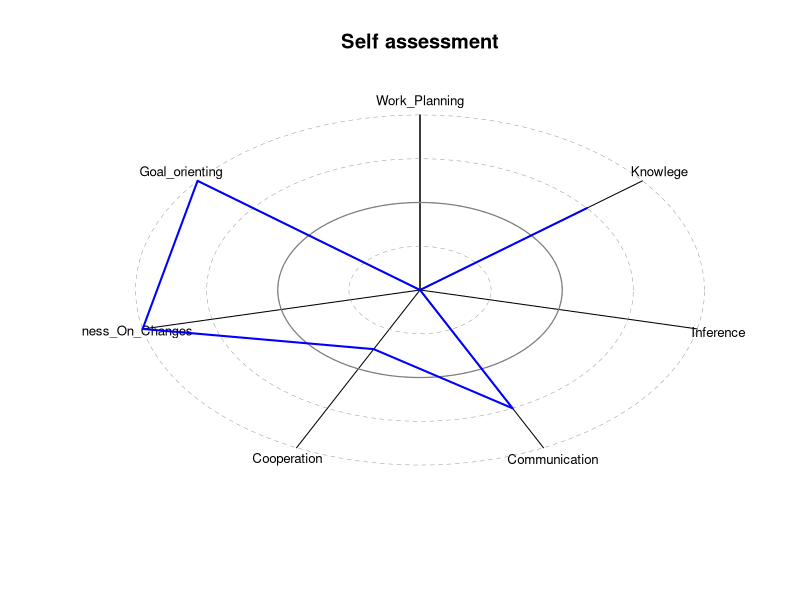

Source code (R):
## ---- chunk 1
m<-matrix(data = c(3.00,  3.60,	3.75,	3.50,	3.40,	3.00,	3.25,3.25,	3.40,	3.50,	4.00,	3.29,	3.25,	3.23, 3.20,	3.31,	3.28,	3.30,	3.40,	3.36,	3.25), nrow = 3, ncol = 7, byrow = TRUE)
rownames(m) <- c("Self assessment","Team Leader","Team mates")
colnames(m) <- c("Work_Planning",	"Goal_orienting", "Openness_On_Changes",	"Cooperation",	"Communication", "Inference",	"Knowlege")
m <- data.frame(m)
m
## ---- chunk 2

webplot = function(data, data.row = NULL, y.cols = NULL, main = NULL, add = F, 
                   col = "red", lty = 1, scale = T) {
  if (!is.matrix(data) & !is.data.frame(data)) 
    stop("Requires matrix or data.frame")
  if (is.null(y.cols)) 
    y.cols = colnames(data)[sapply(data, is.numeric)]
  if (sum(!sapply(data[, y.cols], is.numeric)) > 0) {
    out = paste0("\"", colnames(data)[!sapply(data, is.numeric)], "\"", 
                 collapse = ", ")
    stop(paste0("All y.cols must be numeric\n", out, " are not numeric"))
  }
  if (is.null(data.row)) 
    data.row = 1
  if (is.character(data.row)) 
    if (data.row %in% rownames(data)) {
      data.row = which(rownames(data) == data.row)
    } else {
      stop("Invalid value for data.row:\nMust be a valid rownames(data) or row-index value")
    }
  if (is.null(main)) 
    main = rownames(data)[data.row]
  if (scale == T) {
    data = scale(data[, y.cols])
    data = apply(data, 2, function(x) x/max(abs(x)))
  }
  data = as.data.frame(data)
  n.y = length(y.cols)
  min.rad = 360/n.y
  polar.vals = (90 + seq(0, 360, length.out = n.y + 1)) * pi/180
  
  # 
  if (add == F) {
    plot(0, xlim = c(-2.2, 2.2), ylim = c(-2.2, 2.2), type = "n", axes = F, 
         xlab = "", ylab = "")
    title(main)
    lapply(polar.vals, function(x) lines(c(0, 2 * cos(x)), c(0, 2 * sin(x))))
    lapply(1:n.y, function(x) text(2.15 * cos(polar.vals[x]), 2.15 * sin(polar.vals[x]), 
                                   y.cols[x], cex = 0.8))
    
    lapply(seq(0.5, 2, 0.5), function(x) lines(x * cos(seq(0, 2 * pi, length.out = 100)), 
                                               x * sin(seq(0, 2 * pi, length.out = 100)), lwd = 0.5, lty = 2, col = "gray60"))
    lines(cos(seq(0, 2 * pi, length.out = 100)), sin(seq(0, 2 * pi, length.out = 100)), 
          lwd = 1.2, col = "gray50")
  }
  
  
  r = 1 + data[data.row, y.cols]
  xs = r * cos(polar.vals)
  ys = r * sin(polar.vals)
  xs = c(xs, xs[1])
  ys = c(ys, ys[1])
  
  lines(xs, ys, col = col, lwd = 2, lty = lty)
  
}

 webplot(m,col = "blue")
